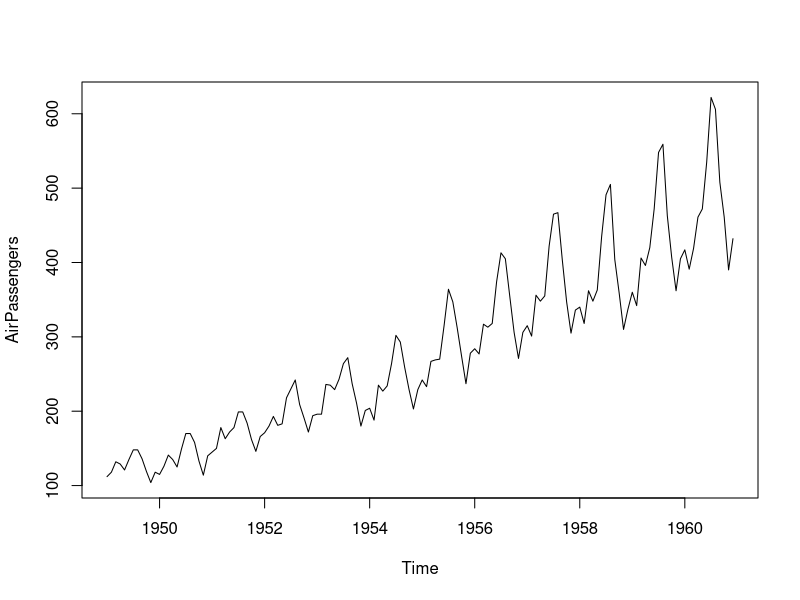
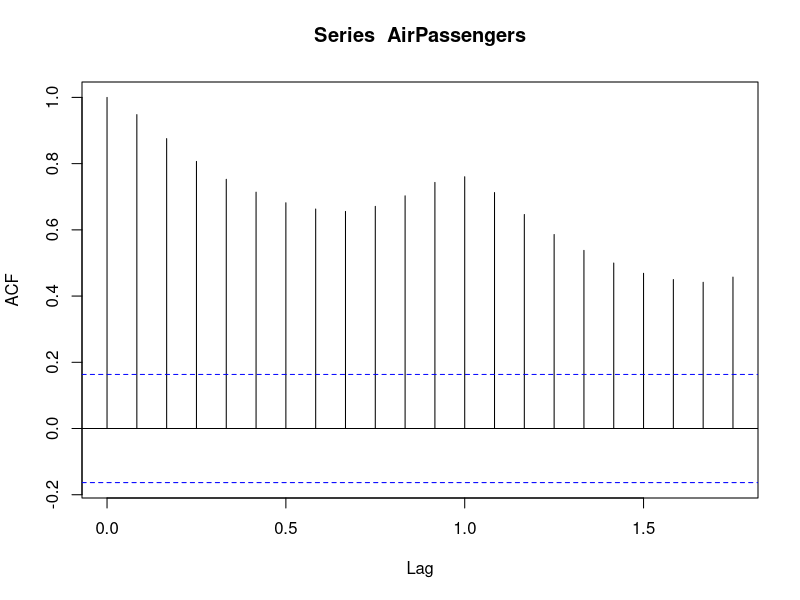
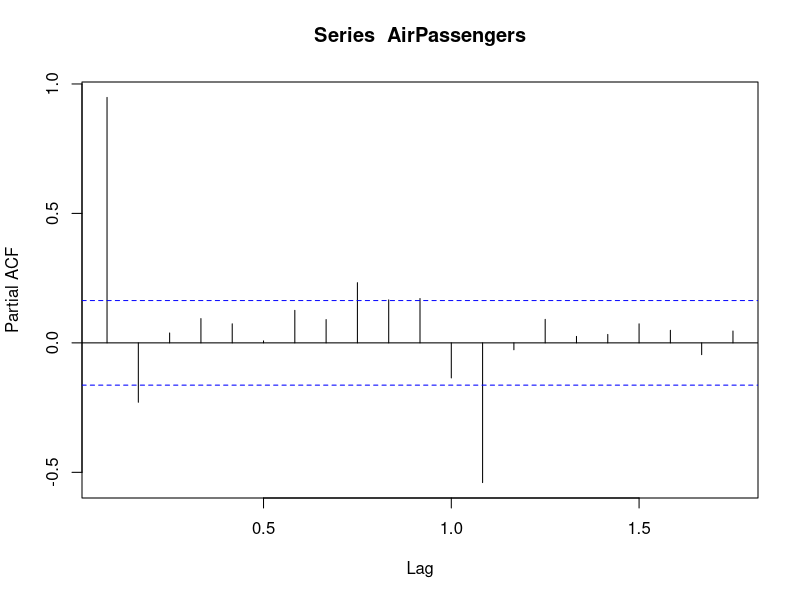
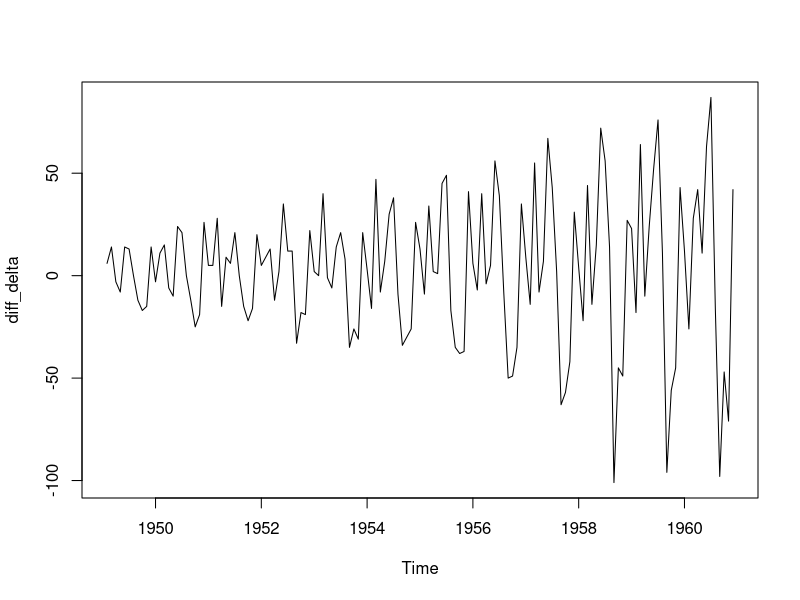
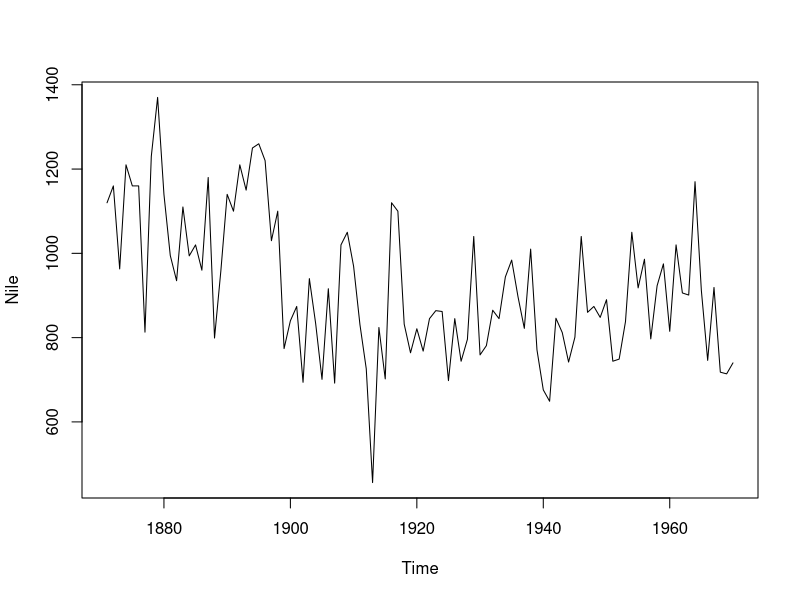
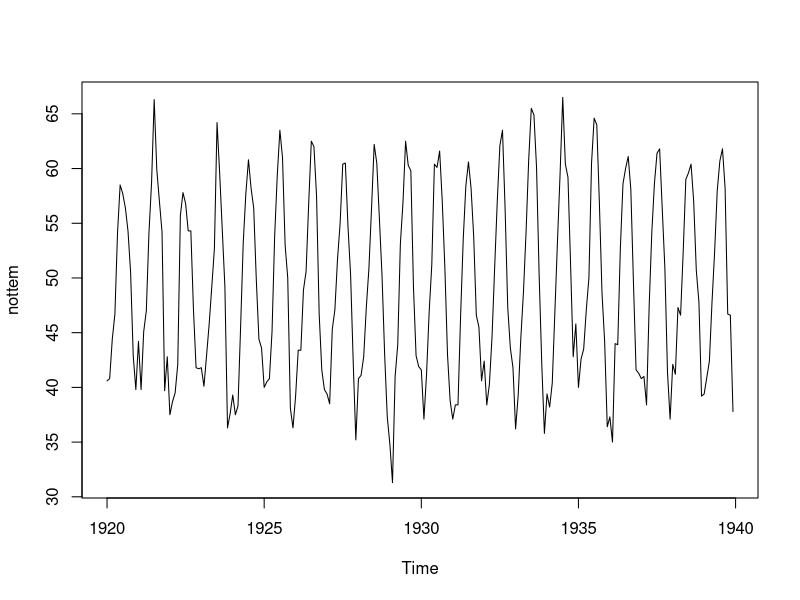
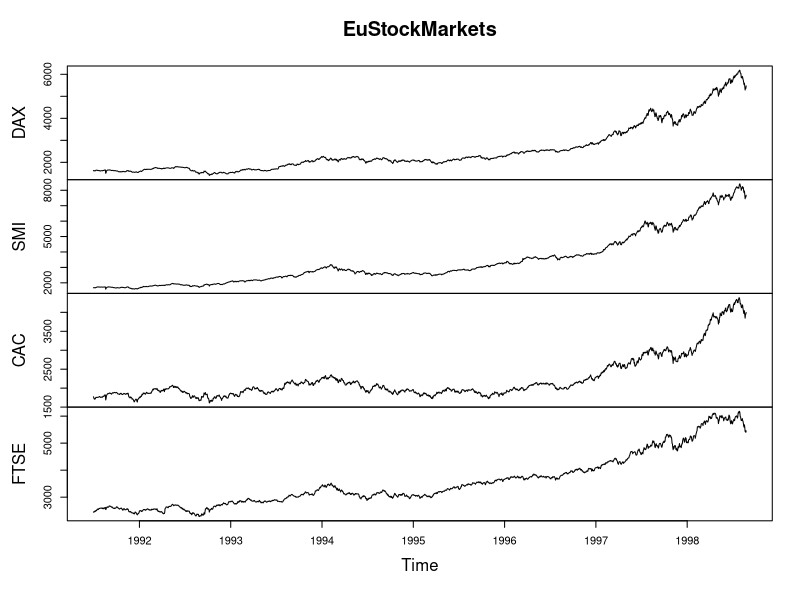
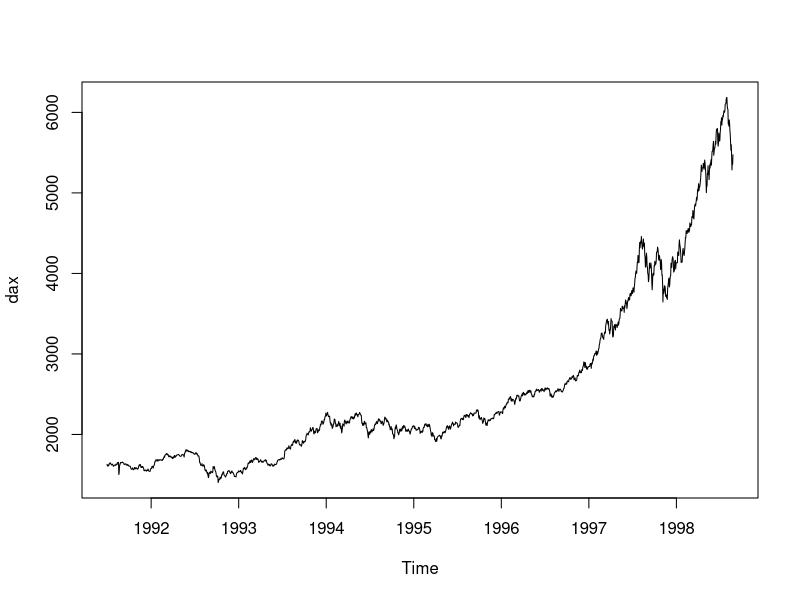

These charts were generated, in order, by the following R code:
## ---- chunk 1
data(AirPassengers)

AirPassengers
class(AirPassengers) # it is a ts object

plot(AirPassengers)

frequency(AirPassengers) # number of observations per unit
start(AirPassengers) # returns the start time of the series
end(AirPassengers) # returns the end time of the series

acf(AirPassengers)
pacf(AirPassengers)

win <- window(AirPassengers, start = c(1950, 1), end = c(1955, 12))
print(win)

diff_delta <- diff(AirPassengers)
plot(diff_delta)
## ---- chunk 2
data(Nile)
plot(Nile)
## ---- chunk 3
data("nottem")
plot(nottem)
## ---- chunk 4
data("EuStockMarkets")
plot(EuStockMarkets)

dax <- EuStockMarkets[, "DAX"]
plot(dax)

returns <- diff(log(dax))
plot(returns)
